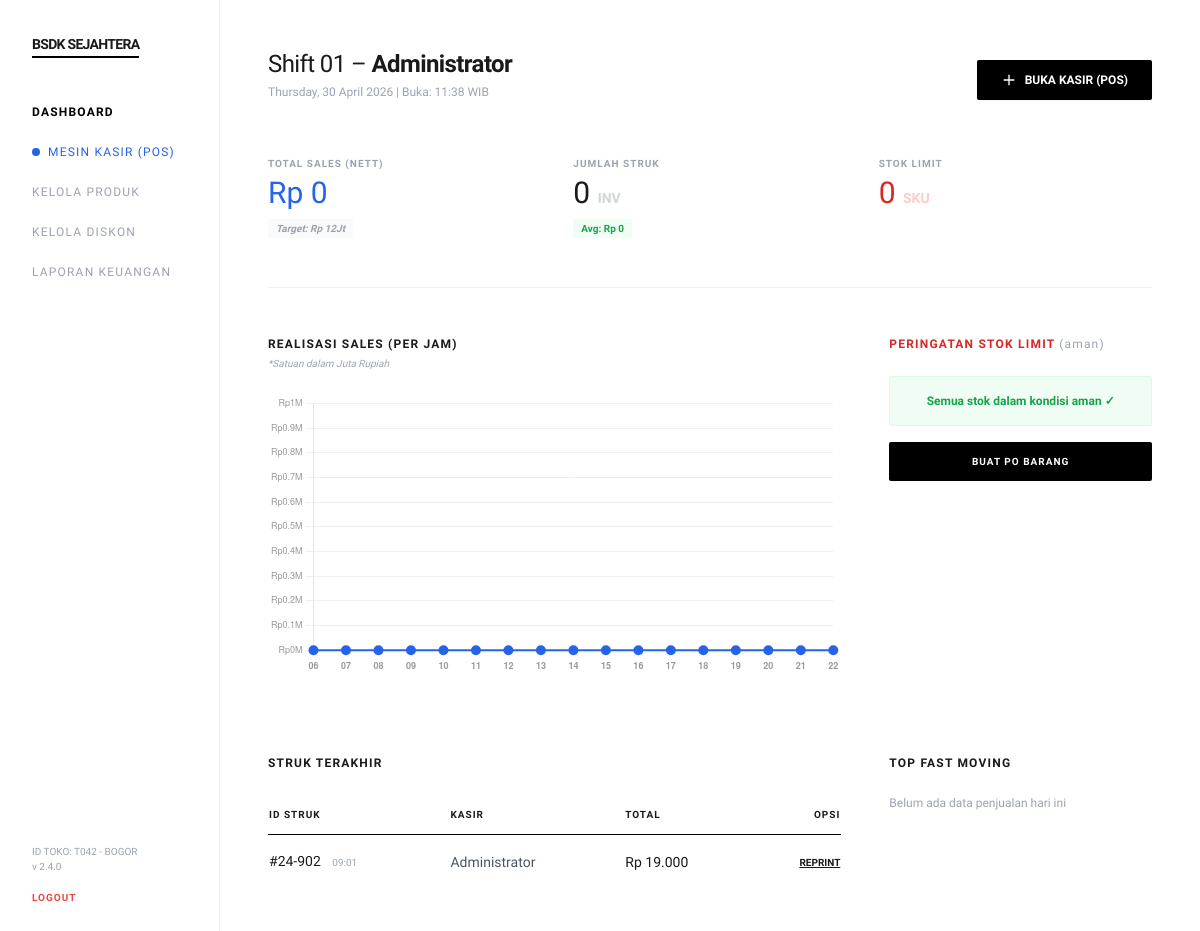
The page /dashboard.php (signed in) on the database as committed earlier.
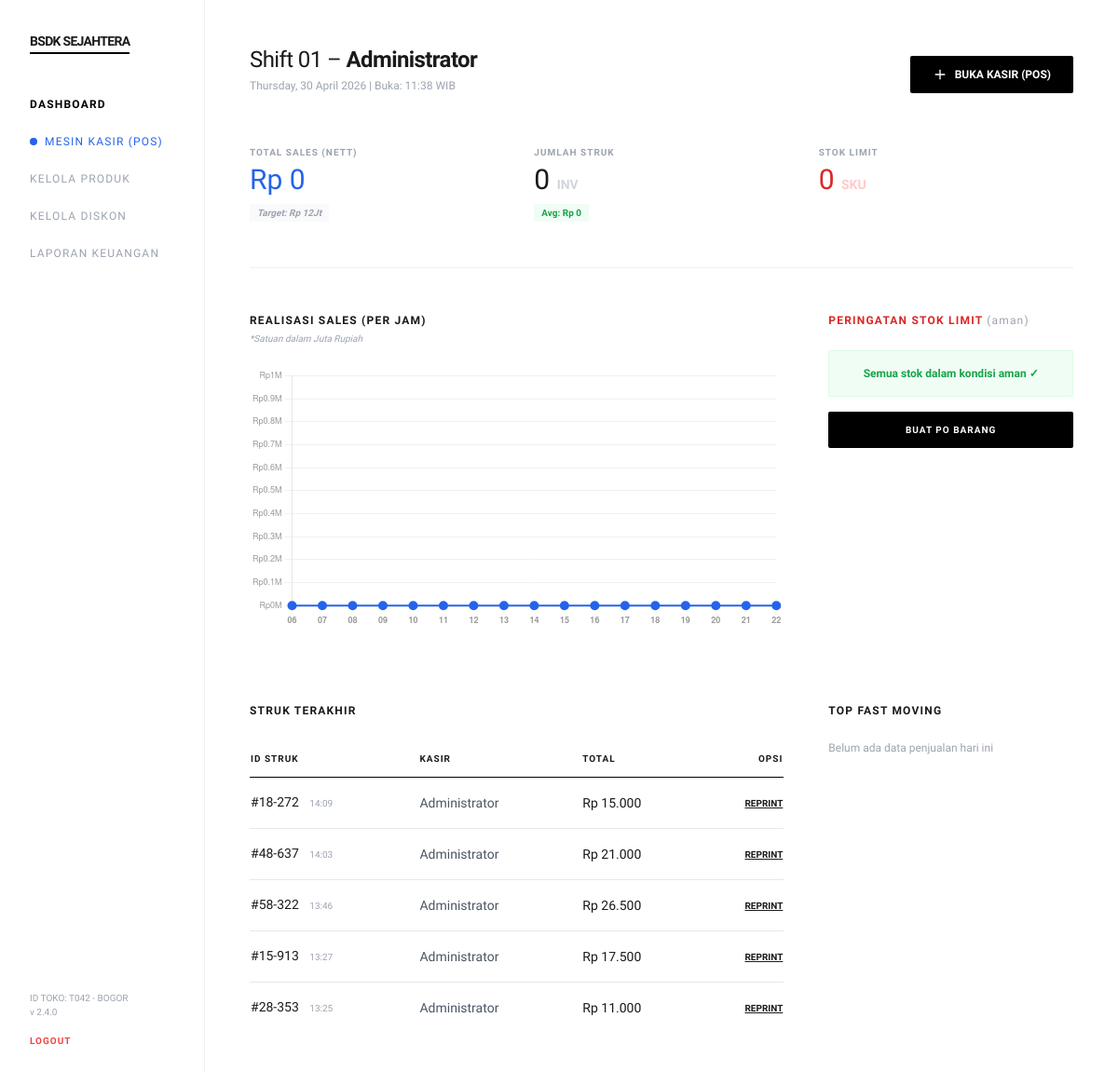
The same page on the database as committed later.
### tables this page shows
CREATE TABLE `transaksi` (
  `id` int(11) NOT NULL AUTO_INCREMENT,
  `invoice` varchar(80) NOT NULL,
  `user_id` int(11) DEFAULT NULL,
  `member_id` int(11) DEFAULT NULL,
  `total` int(11) NOT NULL,
  `diskon` int(11) DEFAULT 0,
  `diskon_id` int(11) DEFAULT NULL,
  `bayar` int(11) NOT NULL,
  `kembalian` int(11) NOT NULL,
  `catatan` varchar(255) DEFAULT NULL,
  `point_dapat` int(11) NOT NULL DEFAULT 0,
  `created_at` timestamp NOT NULL DEFAULT current_timestamp(),
  `metode_pembayaran` varchar(30) DEFAULT 'tunai',
  `payment_status` varchar(30) DEFAULT 'pending',
  `payment_reference` varchar(100) DEFAULT NULL,
  `qr_url` text DEFAULT NULL,
  PRIMARY KEY (`id`),
  UNIQUE KEY `invoice` (`invoice`),
  KEY `user_id` (`user_id`),
  KEY `fk_transaksi_member` (`member_id`),
  CONSTRAINT `fk_transaksi_member` FOREIGN KEY (`member_id`) REFERENCES `member` (`id`) ON DELETE SET NULL,
  CONSTRAINT `transaksi_ibfk_1` FOREIGN KEY (`user_id`) REFERENCES `users` (`id`) ON DELETE SET NULL
);

CREATE TABLE `users` (
  `id` int(11) NOT NULL AUTO_INCREMENT,
  `nama` varchar(100) NOT NULL,
  `username` varchar(50) NOT NULL,
  `password` varchar(255) NOT NULL,
  `role` enum('admin','kasir') NOT NULL DEFAULT 'kasir',
  `status` enum('aktif','nonaktif') NOT NULL DEFAULT 'aktif',
  `created_at` timestamp NOT NULL DEFAULT current_timestamp(),
  PRIMARY KEY (`id`),
  UNIQUE KEY `username` (`username`)
);

### config.php (called while the page is built, shortened)
<?php
function rupiah($angka): string
{
    return 'Rp ' . number_format((int)$angka, 0, ',', '.');
}
function formatRp($angka): string
{
    return rupiah($angka);
}

### dashboard.php (the view, shortened to what the changed rows need)
<?php
require_once 'config.php';
$stmtStruk = $pdo->query("
    SELECT t.id, t.invoice, t.total, t.bayar, t.kembalian, t.created_at,
           u.nama AS kasir
    FROM transaksi t
    LEFT JOIN users u ON t.user_id = u.id
    ORDER BY t.created_at DESC
    LIMIT 5
");
$strukTerakhir = $stmtStruk->fetchAll();
?>
<!DOCTYPE html>
<html lang="id">
<head>
    <script src="https://cdn.tailwindcss.com"></script>
</head>
<body class="antialiased pb-20 lg:pb-0">
    <main class="content p-5 md:p-8 lg:p-12">
        <header class="flex flex-col md:flex-row justify-between items-start md:items-end mb-8 md:mb-12 gap-4">
            <div>
                <h1 class="text-xl md:text-2xl font-light tracking-tight">
                    Shift 01 – <span class="font-semibold"><?= htmlspecialchars($_SESSION['nama']) ?></span>
                </h1>
            </div>
        </header>
        <div class="grid grid-cols-1 lg:grid-cols-3 gap-10 md:gap-12 mt-12 md:mt-20">
            <div class="lg:col-span-2 overflow-hidden">
                <div class="overflow-x-auto no-scrollbar">
                    <table class="w-full text-left min-w-[500px]">
                        <thead>
                            <tr class="border-b border-black">
                                <th class="py-3 text-[10px] font-bold uppercase tracking-widest">ID Struk</th>
                                <th class="py-3 text-[10px] font-bold uppercase tracking-widest">Kasir</th>
                                <th class="py-3 text-[10px] font-bold uppercase tracking-widest">Total</th>
                                <th class="py-3 text-[10px] font-bold uppercase tracking-widest text-right">Opsi</th>
                            </tr>
                        </thead>
                        <tbody class="divide-y divide-subtle">
                            <?php if (empty($strukTerakhir)): ?>
                                <tr>
                                    <td colspan="4" class="py-8 text-center text-xs text-gray-400">
                                        Belum ada transaksi hari ini
                                    </td>
                                </tr>
                            <?php else: ?>
                                <?php foreach ($strukTerakhir as $t): ?>
                                    <tr>
                                        <td class="py-4 text-sm font-medium">
                                            #<?= htmlspecialchars(substr($t['invoice'], -6)) ?>
                                            <span class="text-[10px] text-gray-400 ml-2">
                                                <?= date('H:i', strtotime($t['created_at'])) ?>
                                            </span>
                                        </td>
                                        <td class="py-4 text-sm font-medium text-gray-600">
                                            <?= htmlspecialchars($t['kasir'] ?? 'N/A') ?>
                                        </td>
                                        <td class="py-4 text-sm font-medium"><?= formatRp($t['total']) ?></td>
                                        <td class="py-4 text-sm text-right">
                                            <a href="struk.php?id=<?= $t['id'] ?>" target="_blank"
                                                class="text-[10px] font-bold underline hover:text-blue-600">REPRINT</a>
                                        </td>
                                    </tr>
                                <?php endforeach; ?>
                            <?php endif; ?>
                        </tbody>
                    </table>
                </div>
            </div>
        </div>
    </main>
</body>
</html>

Rows that differ between the two databases and show on the page:
no longer on this page (row unchanged): transaksi: invoice "24-902", created_at "09:01", user.nama "Administrator", total "Rp 19.000"
added transaksi: invoice "18-272", created_at "14:09", user.nama "Administrator", total "Rp 15.000"
added transaksi: invoice "48-637", created_at "14:03", user.nama "Administrator", total "Rp 21.000"
added transaksi: invoice "58-322", created_at "13:46", user.nama "Administrator", total "Rp 26.500"
added transaksi: invoice "15-913", created_at "13:27", user.nama "Administrator", total "Rp 17.500"
added transaksi: invoice "28-353", created_at "13:25", user.nama "Administrator", total "Rp 11.000"
